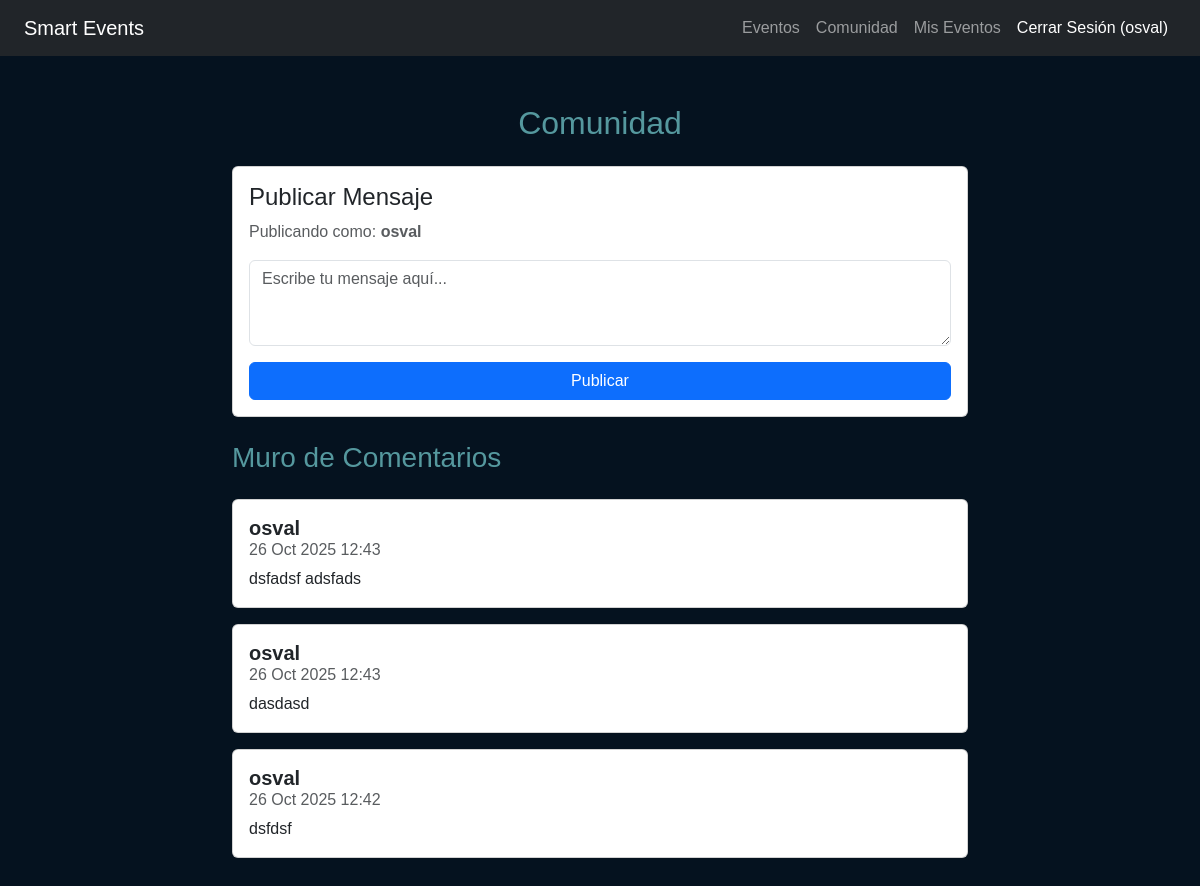
The page /comunidad/ (signed in) on the database its author committed.
### myapp/models.py (models this page shows, shortened)
class Comentario(models.Model):
    usuario = models.ForeignKey(User, on_delete=models.CASCADE)
    mensaje = models.TextField()
    fecha_publicacion = models.DateTimeField(default=now)
    class Meta:
        ordering = ['-fecha_publicacion']
        verbose_name_plural = "Comentarios"

### myapp/views.py (the view)
# urls.py: path('comunidad/', views.comunidad_view, name='comunidad'),
@login_required
def comunidad_view(request):
    comentarios = Comentario.objects.all()
    if request.method == 'POST':
        form = ComentarioForm(request.POST)
        if form.is_valid():
            nuevo_comentario = form.save(commit=False)
            nuevo_comentario.usuario = request.user
            nuevo_comentario.save()
            messages.success(request, 'Mensaje publicado con éxito.')
            return HttpResponseRedirect(reverse('comunidad'))
    else:
        form = ComentarioForm()
    context = {
        'comentarios': comentarios,
        'form': form
    }
    return render(request, 'myapp/comunidad.html', context)

### myapp/forms.py
class ComentarioForm(forms.ModelForm):
    class Meta:
        model = Comentario
        fields = ['mensaje']
        widgets = {
            'mensaje': forms.Textarea(attrs={'class': 'form-control', 'rows': 3, 'placeholder': 'Escribe tu mensaje aquí...'}),
        }

### myapp/templates/myapp/comunidad.html (shortened to what this page needs)
{% extends "myapp/base.html" %}
{% load static %}
{% block content %}
<main class="container py-5">
    <div class="row">
        <div class="col-md-8 mx-auto">
            <h2 class="text-center mb-4">Comunidad</h2>
            {% if user.is_authenticated %}
                <div class="card mb-4">
                    <div class="card-body">
                        <h4 class="card-title">Publicar Mensaje</h4>
                        <form method="POST" action="{% url 'comunidad' %}">
                            <p class="text-muted">Publicando como: <strong>{{ user.username }}</strong></p>
                            <div class="mb-3">
                                {{ form.mensaje }}
                            </div>
                            <button type="submit" class="btn btn-primary w-100">Publicar</button>
                        </form>
                    </div>
                </div>
            {% else %}
                <div class="alert alert-warning text-center">
                    <p class="mb-0">Debes <a href="{% url 'login' %}?next={% url 'comunidad' %}">Iniciar Sesión</a> para participar en la comunidad.</p>
                </div>
            {% endif %}
            <h3 class="mb-4">Muro de Comentarios</h3>
            <div id="muro-comentarios">
                {% for comentario in comentarios %}
                    <div class="card mb-3">
                        <div class="card-body">
                            <h5 class="card-title mb-1">
                                <strong>{{ comentario.usuario.username }}</strong>
                            </h5>
                            <h6 class="card-subtitle mb-2 text-muted">
                                {{ comentario.fecha_publicacion|date:"d M Y H:i" }}
                            </h6>
                            <p class="card-text">{{ comentario.mensaje|linebreaksbr }}</p>
                        </div>
                    </div>
                {% empty %}
                    <p class="text-muted text-center">Sé el primero en publicar un mensaje en la comunidad.</p>
                {% endfor %}
            </div>
        </div>
    </div>
</main>
{% endblock content %}

### myapp/templates/myapp/base.html (shortened to what this page needs)
{% load static %}
<!DOCTYPE html>
<html lang="en">
<head>
    <link rel="stylesheet" href="{% static 'css/bootstrap.css' %}">
    <link rel="stylesheet" href="{% static 'css/mis_estilos.css' %}">
</head>
<body>
    <nav class="navbar navbar-expand-md navbar-dark bg-dark px-4">
        <a href="/" class="navbar-brand">Smart Events</a>
        <div class="collapse navbar-collapse" id="mNav">
            <ul class="navbar-nav ms-auto">
                <li class="nav-item"><a href="{% url 'eventos' %}" class="nav-link">Eventos</a></li>
                <li class="nav-item"><a href="{% url 'comunidad' %}" class="nav-link">Comunidad</a></li>
                {% if user.is_authenticated %}
                    <li class="nav-item"><a href="{% url 'mis_registros' %}" class="nav-link">Mis Eventos</a></li>
                    <li class="nav-item">
                        <form action="{% url 'logout' %}" method="post" class="d-flex">
                            <button type="submit" class="btn btn-link nav-link" style="color: white;">
                                Cerrar Sesión ({{ user.username }})
                            </button>
                        </form>
                    </li>
                {% else %}
                    <li class="nav-item"><a href="{% url 'login' %}" class="nav-link">Iniciar Sesión</a></li>
                    <li class="nav-item"><a href="{% url 'register' %}" class="nav-link btn btn-outline-success ms-2">Registro </a></li>
                {% endif %}
            </ul>
        </div>
    </nav>
    {% block content %}
    {% endblock content %}
</body>
</html>

### myapp/static/css/mis_estilos.css (style rules this page uses)
body { font-family:'Trebuchet MS', 'Lucida Sans Unicode', 'Lucida Grande', 'Lucida Sans', Arial, sans-serif; background-color: #05121f; color: #55989e; }

### rows shown on the page
Comentario: usuario.username "osval", fecha_publicacion "26 Oct 2025 12:43", mensaje "dsfadsf adsfads"
Comentario: usuario.username "osval", fecha_publicacion "26 Oct 2025 12:43", mensaje "dasdasd"
Comentario: usuario.username "osval", fecha_publicacion "26 Oct 2025 12:42", mensaje "dsfdsf"

### other values the page prints
{{ user.username }} "osval"
